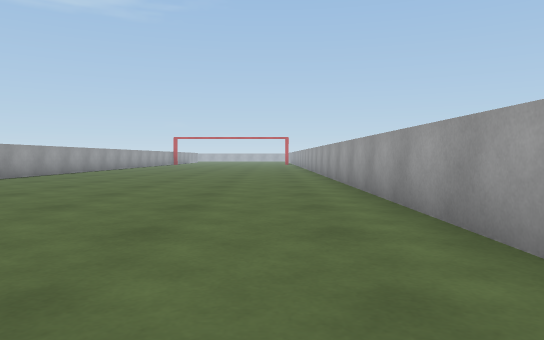
view 1 (above)

20 first-person views from a walk through a scene from a Unity 3-D project. The camera is 0.64 m above the floor, tilts 2° down and sees 70° across. The floor is counted in squares, 1 m on a side. Each view is taken from the middle of a square. On the plan, view 1 faces up. The plan holds only what a view shows up to about 11 squares ahead; the rest is blank. The place goes on beyond the plan.

view 2
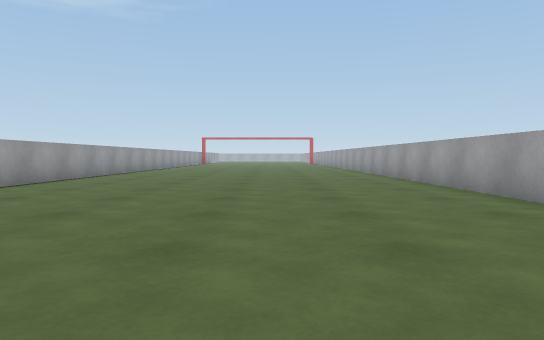

view 3
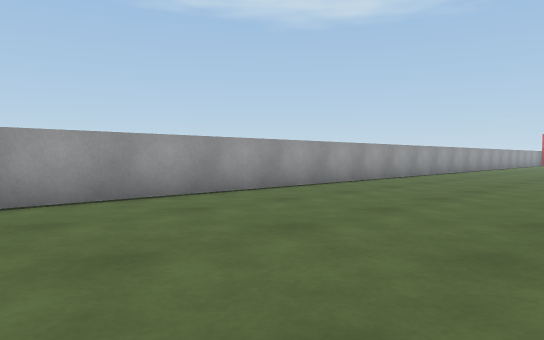

view 4
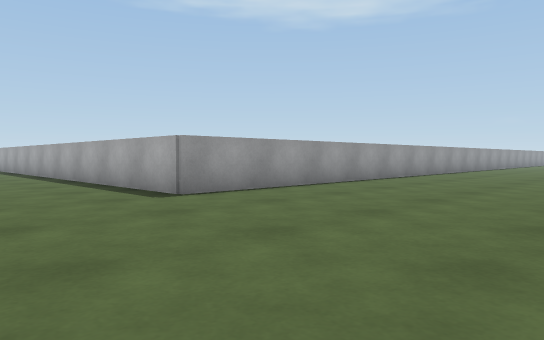

view 5
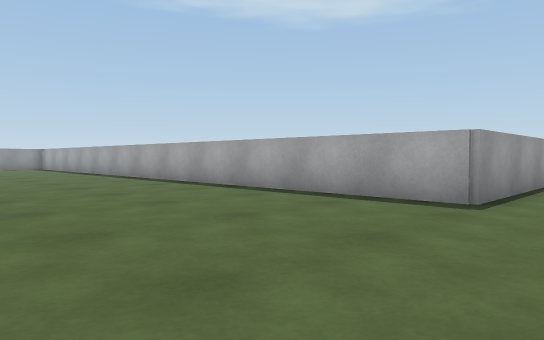

view 6
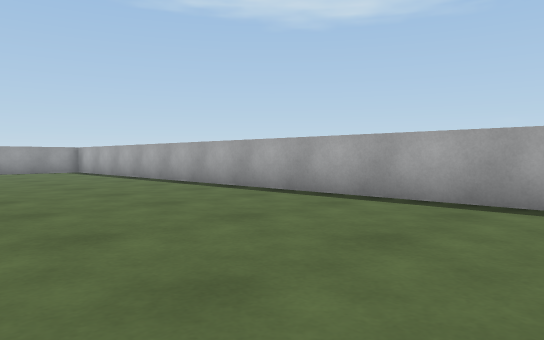

view 7
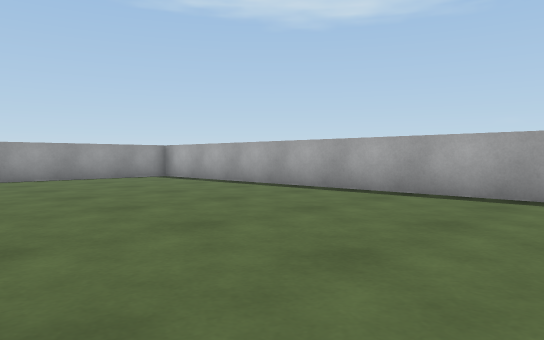

view 8
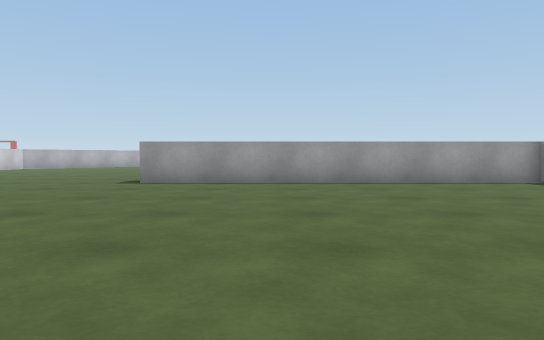

view 9
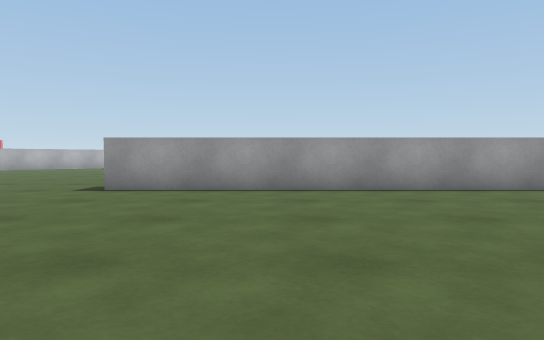

view 10
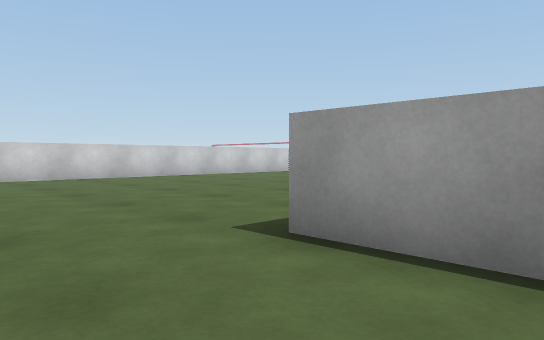

view 11
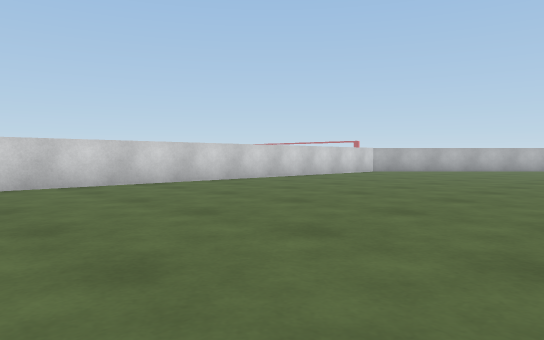

view 12
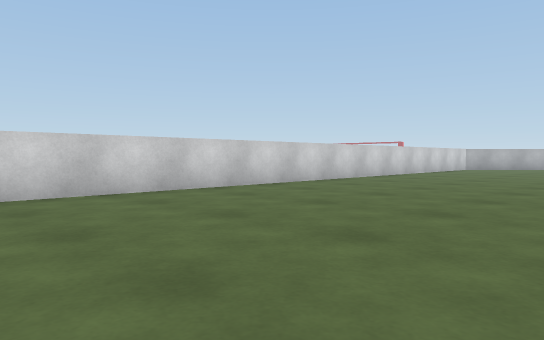

view 13
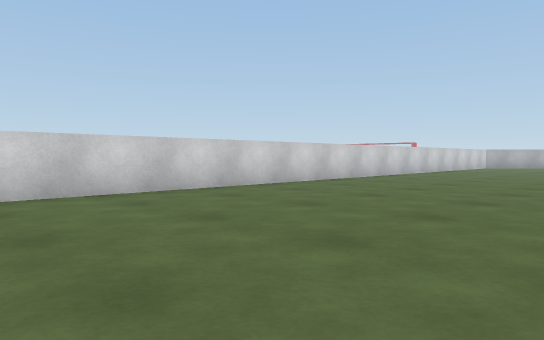

view 14
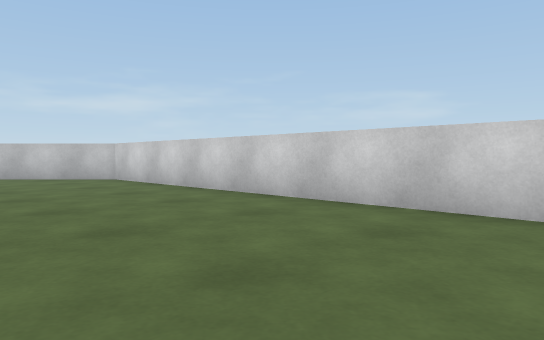

view 15
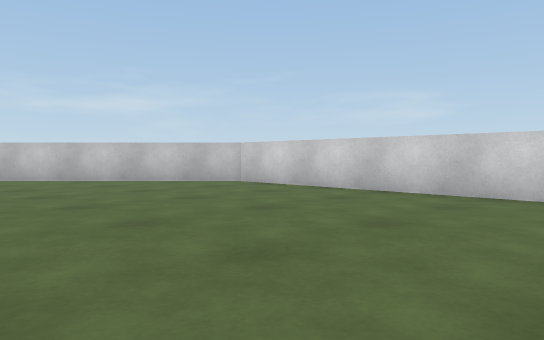

view 16
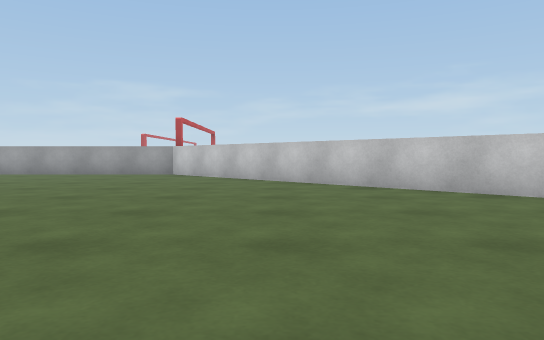

view 17
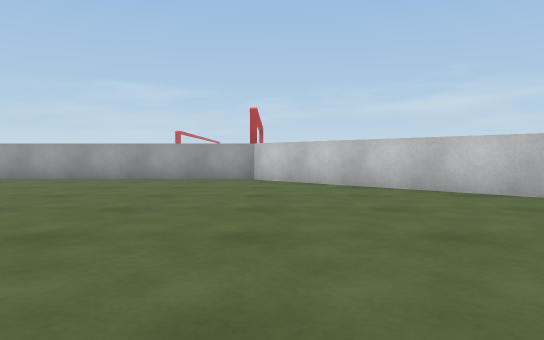

view 18
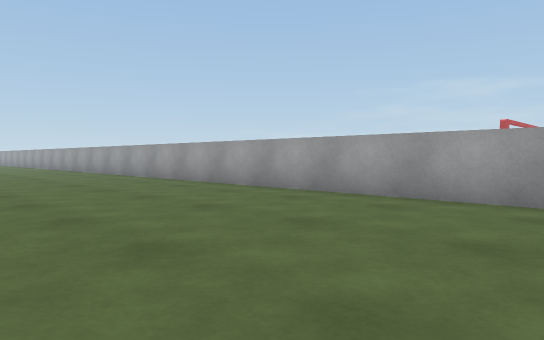

view 19
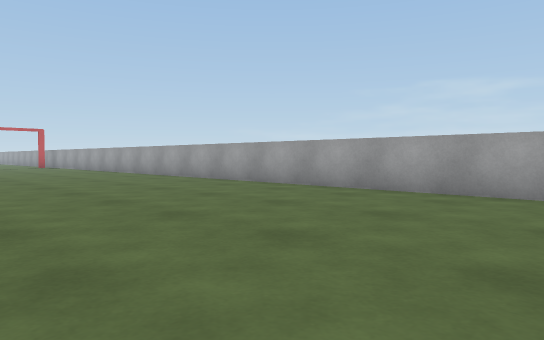

view 20
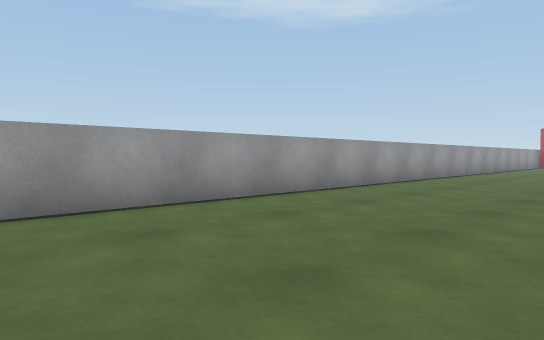

### Floor plan
Points are (right, up) in squares from view 1. A wall is a line through its corners. A room is listed if a view was taken in it or the views show most of it. See-through windows are left out.
Room 1 (views 1, 2, 3, 4, 5, 6, 7, 8, 9, 10, 11, 12, 13, 14, 15, 16, 17, 18, 19, 20)
walls: (-27.4, -0.4) (-27.4, -10.2); (1.7, 2.4) (1.7, 14.9); (-30.1, -19.5) (-8.3, -19.5) (1.7, -9.5) (1.7, 0.9); (-7.7, 15.5) (-7.7, -0.5) (-25.1, -0.5)

Positions as (right, up) in squares from view 1, and headings:
1: (0, 0), facing up
2: (-2, -1), facing up
3: (-2, -1), facing up-left
4: (-2, -4), facing up-left
5: (-6, -6), facing up-left
6: (-11, -6), facing up-left
7: (-16, -7), facing up-left
8: (-18, -7), facing left
9: (-20, -7), facing left
10: (-25, -8), facing down-left
11: (-23, -11), facing down-left
12: (-18, -13), facing down-left
13: (-15, -13), facing down-left
14: (-19, -15), facing down-right
15: (-16, -13), facing down-right
16: (-12, -13), facing right
17: (-9, -10), facing right
18: (-4, -9), facing up-right
19: (-5, 6), facing up-right
20: (-3, 5), facing up-left
